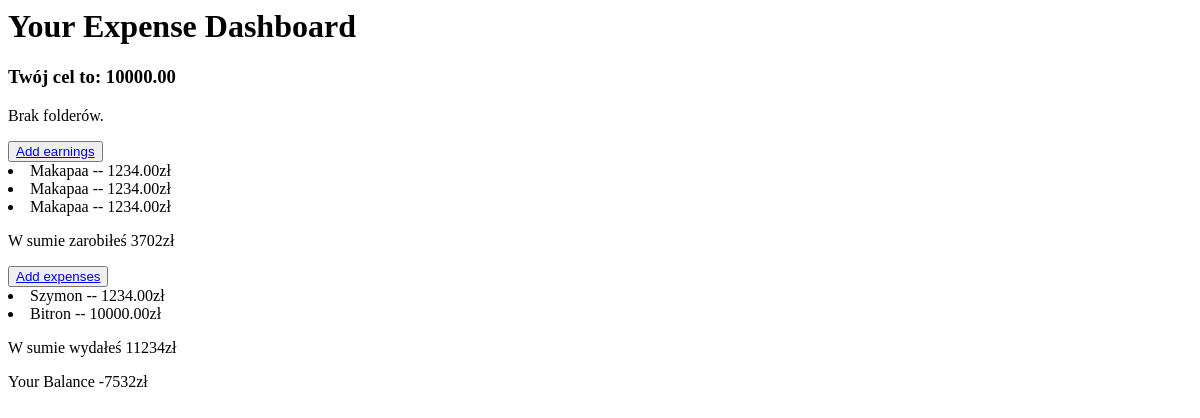
/expenses/dashboard/1/ (signed in), run on an earlier commit of the app's database.
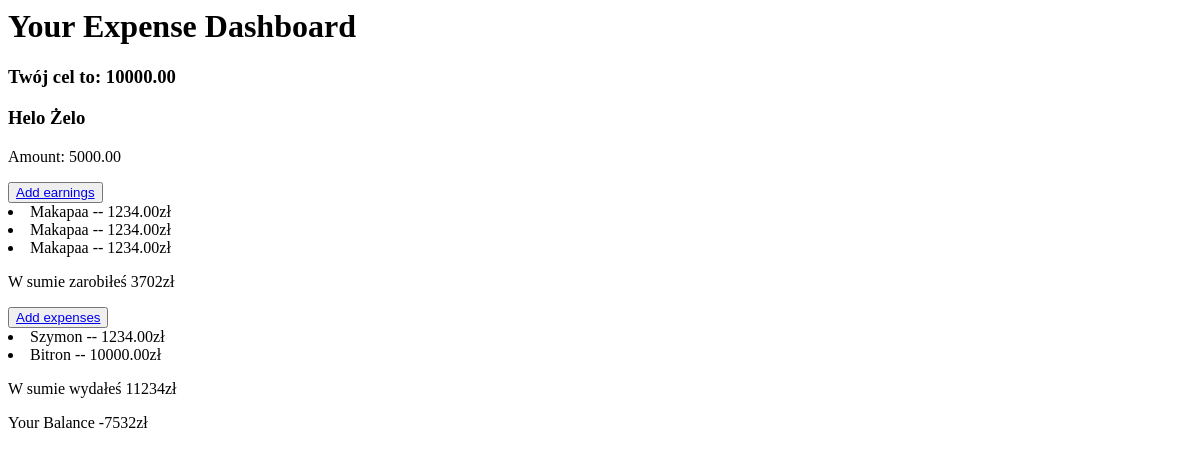
And on a later commit of the database.
### base/models.py (models this page shows, shortened)
class Earnings(models.Model):
    name = models.CharField(max_length=255)
    money = models.DecimalField(max_digits=15, decimal_places=2)
    description = models.TextField(blank=True)
    date = models.DateTimeField(default=datetime.now, blank=True)
    user = models.ForeignKey(User, on_delete=models.CASCADE)
    dashboard = models.ForeignKey(Dashboard, on_delete=models.CASCADE)
    directorie = models.ForeignKey(Directorie, on_delete=models.CASCADE, related_name='earnings', null=True)

class Expense(models.Model):
    name = models.CharField(max_length=255)
    cost = models.DecimalField(max_digits=15, decimal_places=2)
    descripton = models.TextField()
    date = models.DateTimeField(default=datetime.now, blank=True)
    user = models.ForeignKey(User, on_delete=models.CASCADE)
    dashboard = models.ForeignKey(Dashboard, on_delete=models.CASCADE)
    directorie = models.ForeignKey(Directorie, on_delete=models.CASCADE, related_name='expenses', null=True)

class Directorie(models.Model):
    name = models.CharField(max_length=255)
    amount = models.DecimalField(max_digits=15, decimal_places=2)
    dashboard = models.ForeignKey(Dashboard, on_delete=models.CASCADE, related_name='directories', null=True)
    user = models.ForeignKey(User, on_delete=models.CASCADE)

### expenses/views.py (the view)
# urls.py: path('dashboard/<int:pk>/', DetailDashboardPage.as_view(), name='dashboard'),
class DetailDashboardPage(LoginRequiredMixin, DetailView):
    model = Dashboard
    template_name = 'expenses/detail_dashboard_page.html'
    def get_context_data(self, **kwargs) -> dict[str, Any]:
        context = super().get_context_data(**kwargs)
        dashboard = self.get_object()
        directories = Directorie.objects.filter(dashboard=dashboard, user=self.request.user)
        total_expenses = Expense.objects.filter(user=self.request.user).aggregate(Sum('cost'))['cost__sum'] or 0
        total_earnigs = Earnings.objects.filter(user=self.request.user).aggregate(Sum('money'))['money__sum'] or 0
        context['directories'] = directories
        context['dashboard_id'] = self.kwargs.get('pk')
        context['total_earnigs'] = total_earnigs
        context['total_expenses'] = total_expenses
        context['balance'] = total_earnigs - total_expenses
        context['target'] = dashboard.target
        context["expenses"] = Expense.objects.filter(user=self.request.user)
        context["earnings"] = Earnings.objects.filter(user=self.request.user)
        return context

### expenses/templates/expenses/detail_dashboard_page.html
<h1>Your Expense Dashboard</h1>
<h3>Twój cel to: {{dashboard.target}}</h3>
{% for directorie in directories %}
    <div>
        <h3>{{ directorie.name }}</h3>
        <p>Amount: {{ directorie.amount }}</p>
    </div>
{% empty %}
    <p>Brak folderów.</p>
{% endfor %}
<button><a href="{% url 'earnings_form_without_directorie' dashboard_id=dashboard_id %}">Add earnings</a></button>
{% for earning in earnings %}
  <li>
    {{ earning.name }} -- {{ earning.money }}zł
  </li>
{% empty %}
  <p>Nie masz jeszcze żadnych danych</p>
{% endfor %}
<p>W sumie zarobiłeś {{ total_earnigs }}zł</p>
<button><a href="{% url 'expenses_form_without_directorie' dashboard_id=dashboard_id %}">Add expenses</a></button>
{% for expense in expenses %}
  <li>
    {{ expense.name }} -- {{ expense.cost }}zł
  </li>
{% empty %}
  <p>Nie masz jeszcze żadnych danych</p>
{% endfor %}
<p>W sumie wydałeś {{ total_expenses }}zł</p>
<p>Your Balance {{ balance }}zł </p>

What changed in the data, as far as the page shows it:
added Directorie: name "Helo Żelo", amount "5000.00"
Also different on the page:
text no longer shown: "Brak folderów."
